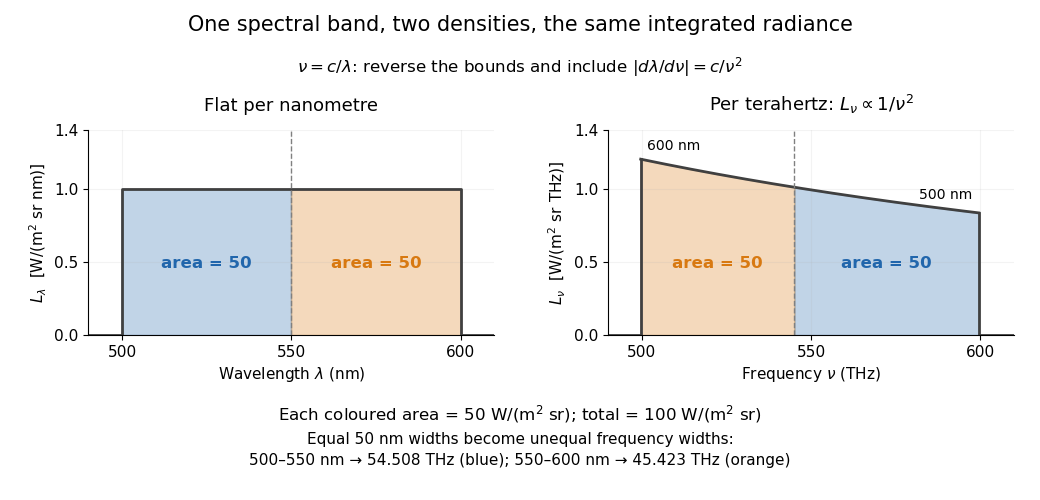

The Python source for this figure:
"""Generate spectral-radiance-variable-change.png in CWD; Python 3.14.4.

Uses matplotlib/numpy from the repository environment. Assertions compare the
analytic integral with numerical quadrature and both corresponding half-bands.
"""

from fractions import Fraction

import matplotlib

matplotlib.use("Agg")
import matplotlib.pyplot as plt
import numpy as np


def main():
    plt.rcParams.update({"font.size": 11, "axes.spines.top": False,
                         "axes.spines.right": False, "figure.facecolor": "white"})
    c = 299792458
    per_metre = 10**9
    # Exact rational SI inputs: each wavelength half-band has radiance 50.
    bounds = [Fraction(n, 10**9) for n in (500, 550, 600)]
    for a, b in zip(bounds[:-1], bounds[1:]):
        low, high = Fraction(c) / b, Fraction(c) / a
        exact = per_metre * c * (1 / low - 1 / high)
        assert exact == per_metre * (b - a) == 50
        frequencies = np.linspace(float(low), float(high), 20001)
        numerical = np.trapezoid(per_metre * c / frequencies**2, frequencies)
        assert np.isclose(numerical, 50, rtol=1e-10, atol=0)
    colours = ["#2166ac", "#d87911"]
    fig, axes = plt.subplots(1, 2, figsize=(10.4, 5.0), dpi=100)
    fig.subplots_adjust(left=.085, right=.975, bottom=.33, top=.74, wspace=.28)
    left, right = axes
    left.plot([490, 500, 500, 600, 600, 610], [0, 0, 1, 1, 0, 0],
              color="0.25", lw=2)
    for a, b, colour in zip([500, 550], [550, 600], colours):
        left.fill_between([a, b], 0, 1, color=colour, alpha=.28)
        left.text((a + b) / 2, .46, "area = 50", ha="center", color=colour,
                  fontsize=12, weight="bold")
        low, high = c / (b * 1e-9) / 1e12, c / (a * 1e-9) / 1e12
        nu_thz = np.linspace(low, high, 600)
        per_thz = per_metre * c / (nu_thz * 1e12)**2 * 1e12
        right.fill_between(nu_thz, 0, per_thz, color=colour, alpha=.28)
        right.text((low + high) / 2, .46, "area = 50", ha="center", color=colour,
                   fontsize=12, weight="bold")
    low, high = c / 600e-9 / 1e12, c / 500e-9 / 1e12
    nu = np.linspace(low, high, 1000)
    density = per_metre * c / (nu * 1e12)**2 * 1e12
    right.plot(nu, density, color="0.25", lw=2)
    right.plot([490, low, low], [0, 0, density[0]], color="0.25", lw=2)
    right.plot([high, high, 610], [density[-1], 0, 0], color="0.25", lw=2)
    split = c / 550e-9 / 1e12
    right.axvline(split, color="0.5", linestyle="--", lw=1)
    left.axvline(550, color="0.5", linestyle="--", lw=1)
    left.set(xlim=(490, 610), ylim=(0, 1.4), xticks=[500, 550, 600],
             xlabel=r"Wavelength $\lambda$ (nm)",
             ylabel=r"$L_\lambda$  [W/(m$^2$ sr nm)]")
    right.set(xlim=(490, 610), ylim=(0, 1.4), xticks=[500, 550, 600],
              xlabel=r"Frequency $\nu$ (THz)",
              ylabel=r"$L_\nu$  [W/(m$^2$ sr THz)]")
    left.set_title("Flat per nanometre", fontsize=13, pad=14)
    right.set_title(r"Per terahertz: $L_\nu\propto1/\nu^2$", fontsize=13, pad=14)
    right.text(low + 2, 1.26, "600 nm", fontsize=10)
    right.text(high - 2, .93, "500 nm", ha="right", fontsize=10)
    for ax in axes:
        ax.set_yticks([0, .5, 1, 1.4])
        ax.grid(alpha=.15)
    fig.suptitle("One spectral band, two densities, the same integrated radiance", fontsize=15, y=.97)
    fig.text(.5, .855, r"$\nu=c/\lambda$: reverse the bounds and include $|d\lambda/d\nu|=c/\nu^2$",
             ha="center", fontsize=12)
    fig.text(.5, .16, r"Each coloured area = 50 W/(m$^2$ sr); total = 100 W/(m$^2$ sr)",
             ha="center", fontsize=12)
    fig.text(.5, .07, "Equal 50 nm widths become unequal frequency widths:\n"
             "500–550 nm → 54.508 THz (blue); 550–600 nm → 45.423 THz (orange)",
             ha="center", fontsize=11, linespacing=1.5)
    fig.savefig("spectral-radiance-variable-change.png", facecolor="white", transparent=False)
    plt.close(fig)
    print(f"Verified both exact half-band integrals: 50; total: 100.\n"
          f"Frequency bounds (THz): {low:.12f}, {high:.12f}.\n"
          f"Endpoint densities per Hz: {density[0] / 1e12:.12g}, {density[-1] / 1e12:.12g}.")


if __name__ == "__main__":
    main()
